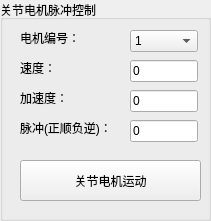
           <widget class="QGroupBox" name="groupBox_13">
            <property name="geometry">
             <rect>
              <x>470</x>
              <y>440</y>
              <width>211</width>
              <height>221</height>
             </rect>
            </property>
            <property name="title">
             <string>关节电机脉冲控制</string>
            </property>
            <widget class="QLineEdit" name="entry_J_clk">
             <property name="geometry">
              <rect>
               <x>130</x>
               <y>120</y>
               <width>68</width>
               <height>22</height>
              </rect>
             </property>
             <property name="text">
              <string>0</string>
             </property>
            </widget>
            <widget class="QLabel" name="label_71">
             <property name="geometry">
              <rect>
               <x>20</x>
               <y>90</y>
               <width>101</width>
               <height>16</height>
              </rect>
             </property>
             <property name="text">
              <string>加速度：</string>
             </property>
            </widget>
            <widget class="QPushButton" name="btn_moveJ">
             <property name="geometry">
              <rect>
               <x>20</x>
               <y>160</y>
               <width>181</width>
               <height>41</height>
              </rect>
             </property>
             <property name="text">
              <string>关节电机运动</string>
             </property>
            </widget>
            <widget class="QLabel" name="label_44">
             <property name="geometry">
              <rect>
               <x>20</x>
               <y>30</y>
               <width>101</width>
               <height>16</height>
              </rect>
             </property>
             <property name="text">
              <string>电机编号：</string>
             </property>
            </widget>
            <widget class="QComboBox" name="cBox_chooseJ">
             <property name="geometry">
              <rect>
               <x>130</x>
               <y>30</y>
               <width>68</width>
               <height>22</height>
              </rect>
             </property>
             <item>
              <property name="text">
               <string>1</string>
              </property>
             </item>
             <item>
              <property name="text">
               <string>2</string>
              </property>
             </item>
             <item>
              <property name="text">
               <string>3</string>
              </property>
             </item>
             <item>
              <property name="text">
               <string>4</string>
              </property>
             </item>
            </widget>
            <widget class="QLabel" name="label_45">
             <property name="geometry">
              <rect>
               <x>20</x>
               <y>60</y>
               <width>101</width>
               <height>16</height>
              </rect>
             </property>
             <property name="text">
              <string>速度：</string>
             </property>
            </widget>
            <widget class="QLineEdit" name="entry_J_acc">
             <property name="geometry">
              <rect>
               <x>130</x>
               <y>90</y>
               <width>68</width>
               <height>22</height>
              </rect>
             </property>
             <property name="text">
              <string>0</string>
             </property>
            </widget>
            <widget class="QLineEdit" name="entry_J_vel">
             <property name="geometry">
              <rect>
               <x>130</x>
               <y>60</y>
               <width>68</width>
               <height>22</height>
              </rect>
             </property>
             <property name="text">
              <string>0</string>
             </property>
            </widget>
            <widget class="QLabel" name="label_72">
             <property name="geometry">
              <rect>
               <x>20</x>
               <y>120</y>
               <width>101</width>
               <height>16</height>
              </rect>
             </property>
             <property name="text">
              <string>脉冲(正顺负逆)：</string>
             </property>
            </widget>
           </widget>
